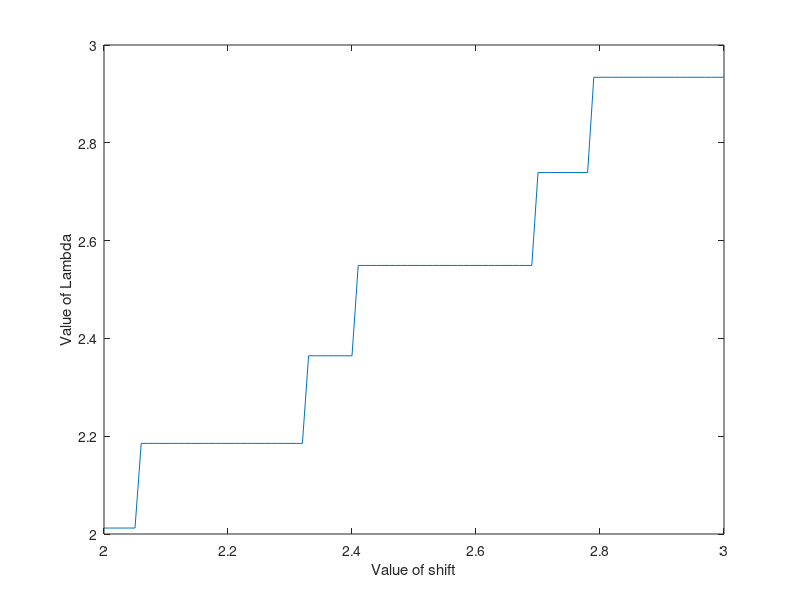

Recreate this plot in MATLAB.
n = 100;
x3 = 3 * ones(n, 1);
x2 = 2 * ones(n-1, 1);
x1 = ones(n-2,1);
A3 = diag(x3);
A2_1 = diag(x2, -1);
A2_2 = diag(x2, 1);
A1_1 = diag(x1, -2);
A1_2 = diag(x1, 2);

A = A3+A2_1+A2_2+A1_1+A1_2;


x = ones(n, 1);

interval = 0.01;
x2 = 3;
x1 = 2;

q = (x2-x1)/ interval +1;

sigma = linspace(2, 3, q);

I_ = ones(1, n);
I = diag(I_);

maxit = 2000;
tol = 1e-05;

for i = 1:numel(sigma)
    shift = sigma(i);
    x = ones(100, 1);
    for it = 1:maxit
        r = 0;
        w = (shift*I-A)\x;
        x = w / norm(w);
        l1 = dot(x, x);
        l2 = dot(x,(shift*I-A)\x);
        lambda = shift -l1/l2;
        r = norm(A*x - lambda*x);
        if r < tol
            break;
        end    
        t = it;
    end
    s(i) = shift;
    l(i) = lambda;
end

plot(s,l)
xlabel('Value of shift')
ylabel('Value of Lambda')
% semilogy(t,T_)

